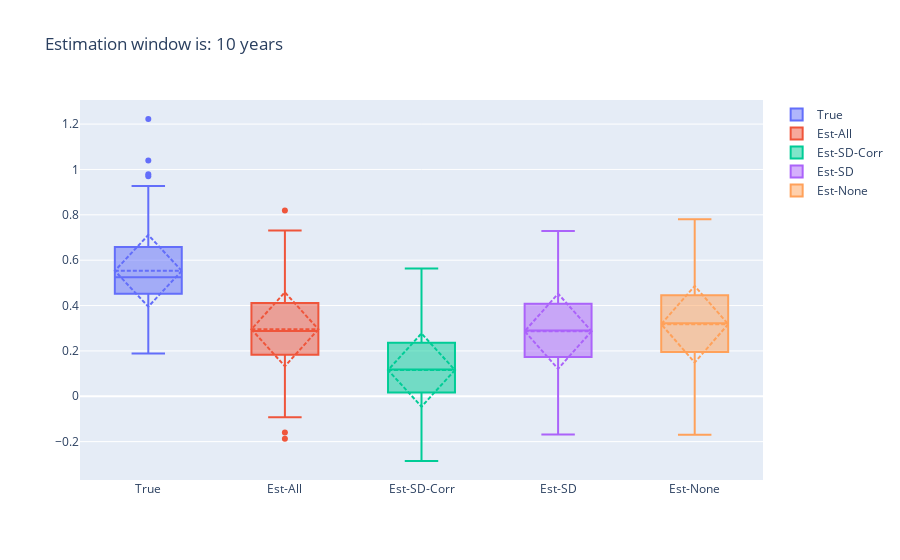
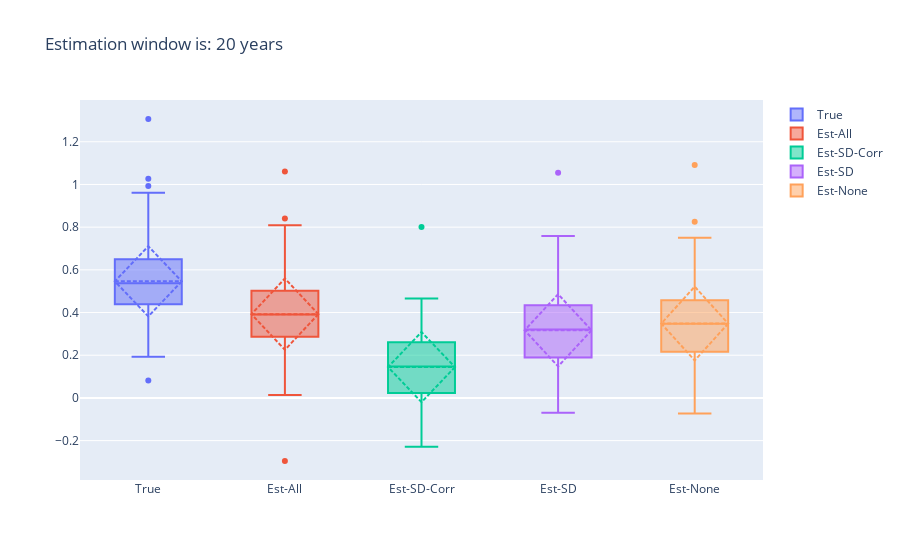
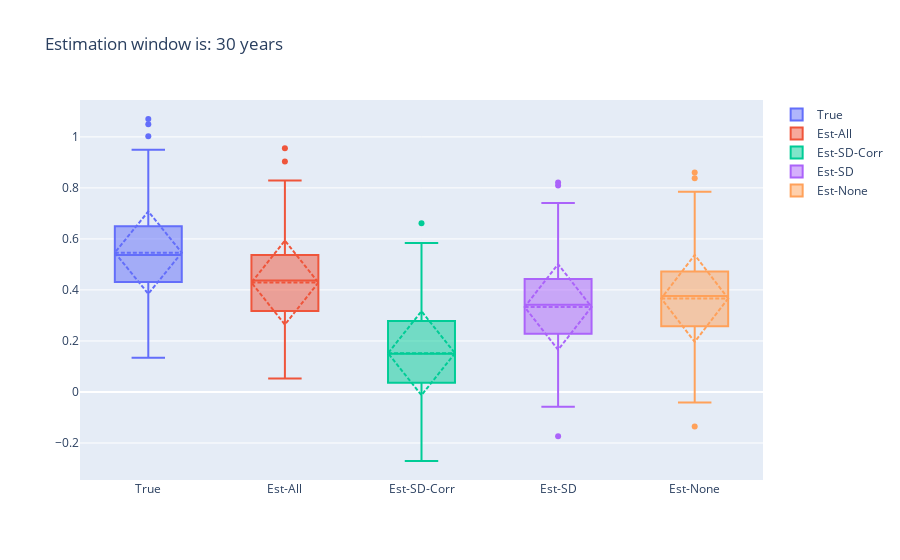
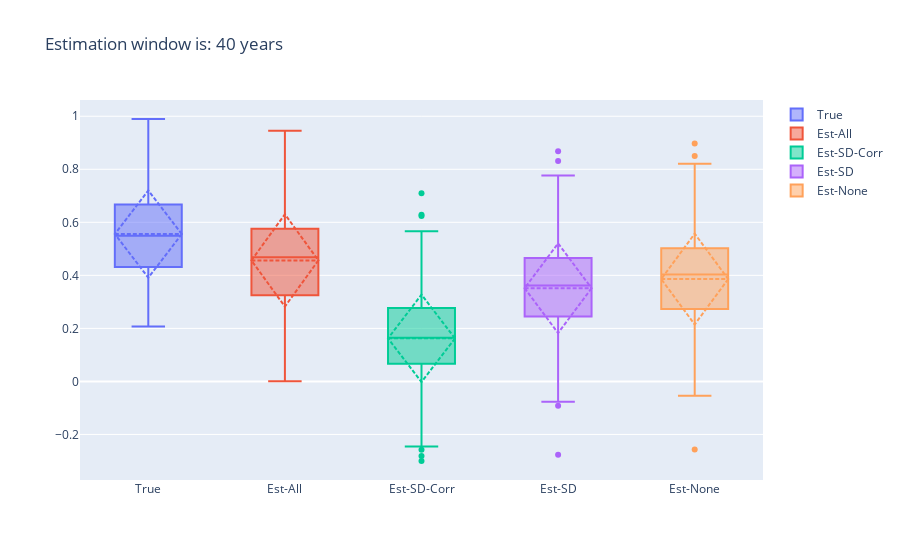

The code cell stored with these charts, in order, in its notebook:
### Markdown cell above
### Plot distribution of SRs as a function of strategy for a given estimation window

### Code cell
import plotly.graph_objects as go
def boxplots(df, w):
    sim_results = df[df.window==w].copy()
    sim_results = sim_results[['true', 'est_none', 'est_all', 'est_sd_corr', 'est_sd']]

    label_dict = {'true': 'True', 
                'est_none': 'Est-None',
                'est_all': 'Est-All',
                'est_sd_corr': 'Est-SD-Corr',
                'est_sd': 'Est-SD'}
    fig = go.Figure()
    for c in ['true','est_all','est_sd_corr','est_sd','est_none']:
        fig.add_trace(go.Box(y=sim_results[c], boxmean='sd', name = label_dict[c])) 
    fig.update_layout(title_text='Estimation window is: ' + str(window_dict[w]) + ' years')
    fig.show()
for w in list(window_dict.keys()):
    boxplots(sim_results[(sim_results.means=='mns1') & (sim_results.sds=='sds1') & (sim_results.corrs=='c1')],  w)

### Figure 1 — Plotly figure (JSON) as saved in the notebook; plotly's stock layout.template omitted (floating-point values rounded to 4 significant figures; data arrays with more than 128 entries replaced by an {"elided": "..."} marker saying what was removed)
{"data": [{"boxmean": "sd", "name": "True", "type": "box", "y": {"elided": "250 float values"}}, {"boxmean": "sd", "name": "Est-All", "type": "box", "y": {"elided": "250 float values"}}, {"boxmean": "sd", "name": "Est-SD-Corr", "type": "box", "y": {"elided": "250 float values"}}, {"boxmean": "sd", "name": "Est-SD", "type": "box", "y": {"elided": "250 float values"}}, {"boxmean": "sd", "name": "Est-None", "type": "box", "y": {"elided": "250 float values"}}], "layout": {"title": {"text": "Estimation window is: 10 years"}}}

### Figure 2 — Plotly figure (JSON) as saved in the notebook; plotly's stock layout.template omitted (floating-point values rounded to 4 significant figures; data arrays with more than 128 entries replaced by an {"elided": "..."} marker saying what was removed)
{"data": [{"boxmean": "sd", "name": "True", "type": "box", "y": {"elided": "250 float values"}}, {"boxmean": "sd", "name": "Est-All", "type": "box", "y": {"elided": "250 float values"}}, {"boxmean": "sd", "name": "Est-SD-Corr", "type": "box", "y": {"elided": "250 float values"}}, {"boxmean": "sd", "name": "Est-SD", "type": "box", "y": {"elided": "250 float values"}}, {"boxmean": "sd", "name": "Est-None", "type": "box", "y": {"elided": "250 float values"}}], "layout": {"title": {"text": "Estimation window is: 20 years"}}}

### Figure 3 — Plotly figure (JSON) as saved in the notebook; plotly's stock layout.template omitted (floating-point values rounded to 4 significant figures; data arrays with more than 128 entries replaced by an {"elided": "..."} marker saying what was removed)
{"data": [{"boxmean": "sd", "name": "True", "type": "box", "y": {"elided": "250 float values"}}, {"boxmean": "sd", "name": "Est-All", "type": "box", "y": {"elided": "250 float values"}}, {"boxmean": "sd", "name": "Est-SD-Corr", "type": "box", "y": {"elided": "250 float values"}}, {"boxmean": "sd", "name": "Est-SD", "type": "box", "y": {"elided": "250 float values"}}, {"boxmean": "sd", "name": "Est-None", "type": "box", "y": {"elided": "250 float values"}}], "layout": {"title": {"text": "Estimation window is: 30 years"}}}

### Figure 4 — Plotly figure (JSON) as saved in the notebook; plotly's stock layout.template omitted (floating-point values rounded to 4 significant figures; data arrays with more than 128 entries replaced by an {"elided": "..."} marker saying what was removed)
{"data": [{"boxmean": "sd", "name": "True", "type": "box", "y": {"elided": "250 float values"}}, {"boxmean": "sd", "name": "Est-All", "type": "box", "y": {"elided": "250 float values"}}, {"boxmean": "sd", "name": "Est-SD-Corr", "type": "box", "y": {"elided": "250 float values"}}, {"boxmean": "sd", "name": "Est-SD", "type": "box", "y": {"elided": "250 float values"}}, {"boxmean": "sd", "name": "Est-None", "type": "box", "y": {"elided": "250 float values"}}], "layout": {"title": {"text": "Estimation window is: 40 years"}}}
